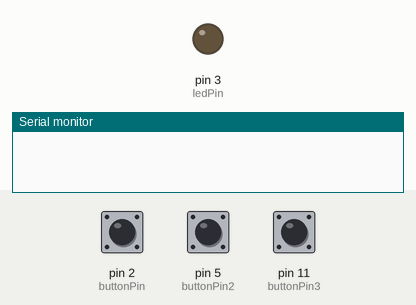
Recording of a sketch running on a simulated Arduino Uno, built with avr-gcc and run on an emulated ATmega328P. Shown: output pins drawn as LEDs (lit = HIGH), the last lines printed to the serial monitor. Inputs (shaded band) come from the test bench; at power-on: pin 2 (buttonPin) LOW, pin 5 (buttonPin2) LOW, pin 11 (buttonPin3) LOW.

Above: at 1.2 s.
1.3 s: pin 2 (buttonPin) pulled HIGH for 0.15 s
At 1.37 s:
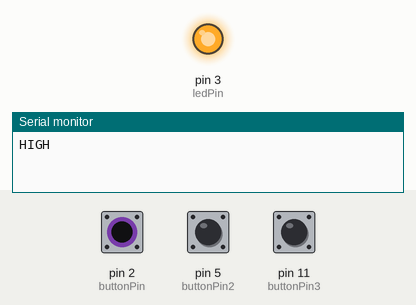
2.9 s: pin 2 (buttonPin) pulled HIGH for 3.2 s
At 6.6 s:
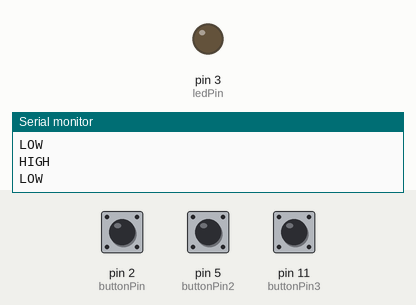
Timing chart, 0 to 8.1 s (numbered marks = the images above; inputs shaded):
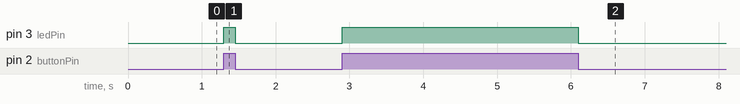

The sketch:

simple_button.ino
```cpp
const int buttonPin = 2;     // the number of the pushbutton pin
const int ledPin =  3;      // the number of the LED pin
const int buttonPin2 = 5;
const int ledPin2 = 6;
const int buttonPin3 = 11;
const int ledPin3 = 12;
// variables will change:
int buttonState = 0;         // variable for reading the pushbutton status
int lastButtonState = 0;
int buttonState2 = 0;
int lastButtonState2 = 0;
int buttonState3 = 0;
int lastButtonState3 = 0;

void setup() {
  // initialize the LED pin as an output:
  pinMode(ledPin, OUTPUT);
  // initialize the pushbutton pin as an input:
  pinMode(buttonPin, INPUT);
  Serial.begin(115200);
}

void loop() {
  // read the state of the pushbutton value:
  buttonState = digitalRead(buttonPin);
  if (buttonState != lastButtonState) {
    if (buttonState == HIGH) {
      Serial.println("HIGH");
      digitalWrite(ledPin, HIGH);
    } else {
      Serial.println("LOW");
      digitalWrite(ledPin, LOW);
    }
    delay(50);
  }
  lastButtonState = buttonState;

  // read the state of the pushbutton value:
  buttonState2 = digitalRead(buttonPin2);
  if (buttonState2 != lastButtonState2) {
    if (buttonState2 == HIGH) {
      Serial.println("HIGH");
      digitalWrite(ledPin2, HIGH);
    } else {
      Serial.println("LOW");
      digitalWrite(ledPin2, LOW);
    }
    delay(50);
  }
  lastButtonState2 = buttonState2;

  // read the state of the pushbutton value:
  buttonState3 = digitalRead(buttonPin3);
  if (buttonState3 != lastButtonState3) {
    if (buttonState3 == HIGH) {
      Serial.println("HIGH");
      digitalWrite(ledPin3, HIGH);
    } else {
      Serial.println("LOW");
      digitalWrite(ledPin3, LOW);
    }
    delay(50);
  }
  lastButtonState3 = buttonState3;
}
```

Measured:
- after the input at 1.3 s, pin 3 (ledPin): LOW → HIGH at once, → LOW 0.15 s later
- after the input at 2.9 s, pin 3 (ledPin): LOW → HIGH at once, → LOW 3.2 s later
